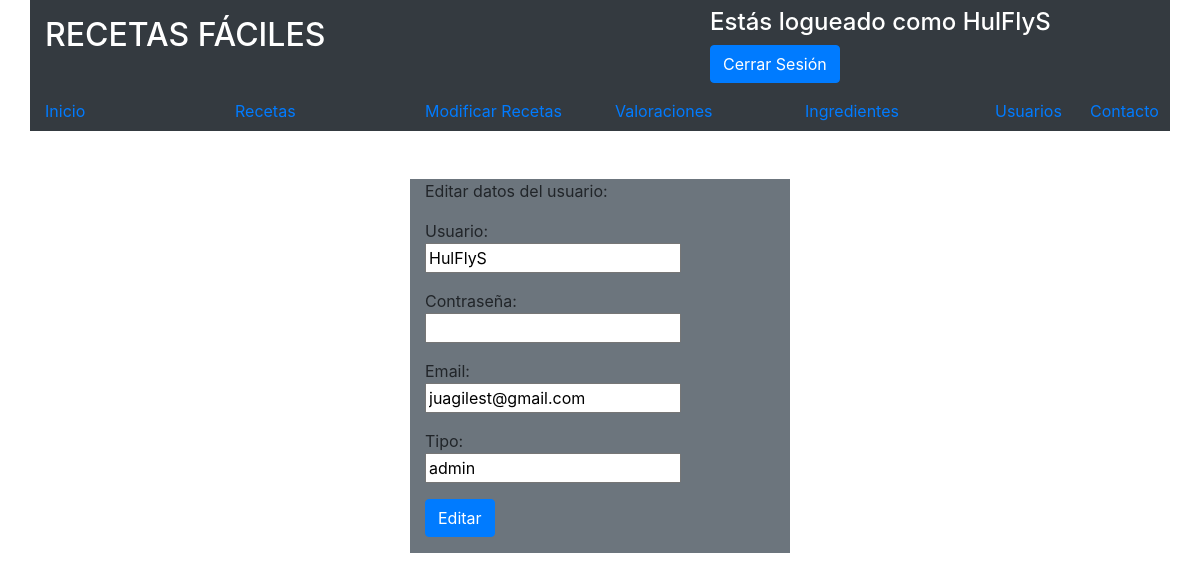
The page /codigo/editar_usuarios.php?id=1 (signed in) on the database its author committed.
### tables this page shows
CREATE TABLE `miembros` (
  `id_miembros` int(11) NOT NULL AUTO_INCREMENT,
  `user` varchar(50) DEFAULT NULL,
  `pass` varchar(99) DEFAULT NULL,
  `mail` varchar(50) DEFAULT NULL,
  `tipo` varchar(10) DEFAULT 'usuario',
  PRIMARY KEY (`id_miembros`),
  UNIQUE KEY `user` (`user`),
  UNIQUE KEY `mail` (`mail`)
);

### codigo/editar_usuarios.php (the view, shortened to what this page needs)
<html lang="en">
  <head>
    <link rel="stylesheet" href="https://maxcdn.bootstrapcdn.com/bootstrap/4.0.0-beta.3/css/bootstrap.min.css">
  </head>
  <body>
    <?php if (isset($_SESSION["user"])&&($_SESSION["tipo"])=='admin' )  :?>
      <?php if (isset($_SESSION["user"])&&($_SESSION["tipo"])=='admin') {
                 include("../codigo/cabeceras/admin.php");
               }
            elseif (isset($_SESSION["user"])&&($_SESSION["tipo"])=='usuario')  {
                 include("../codigo/cabeceras/usuario.php");
             } else {
               include("../codigo/cabeceras/no_usuario.php");
             }
       ?>
     <?php if (!isset($_POST["id_miembros"])) : ?>
       <?php
         $connection = new mysqli("localhost", "root", "Admin2015", "web",3316);
         $connection->set_charset("uft8");
         $c1="SELECT * from miembros where id_miembros='".$_GET["id"]."'";
         if ($result = $connection->query($c1))  {
           $obj = $result->fetch_object();
           $user = $obj->user;
           $mail = $obj->mail;
           $tipo = $obj->tipo;
         } else {
           echo "No se han recuperado los datos del usuario";
           exit();
         }
       ?>
     <div class="container">
       <div class="row mt-6 justify-content-center mt-5">
         <div class="col-sm-7 col-md-4 bg-secondary">
          <form method="post">
            <p>Editar datos del usuario:<br></p>
            <p>Usuario:<br><input value='<?php echo $user; ?>' type="text" name="user" required></p>
            <p>Contraseña:<br><input type="password" name="pass" required></p>
            <p>Email:<br><input value='<?php echo $mail; ?>' type="text" name="mail" required></p>
            <p>Tipo:<br><input value='<?php echo $tipo; ?>' type="text" name="tipo" required></p>
            <p><input type="submit"  class="btn btn-primary" value="Editar"></p>
          </form>
        </div>
      </div>
    </div>
  <?php endif ?>
  <?php else: ?>
    <h1>NO TIENES PERMISOS PARA ACCEDER AQUI</h1>
  <?php endif ?>
  </body>

### rows shown on the page
miembros: user "HulFlyS", mail "juagilest@gmail.com", tipo "admin"

### other values the page prints
$_SESSION[user] "HulFlyS"
